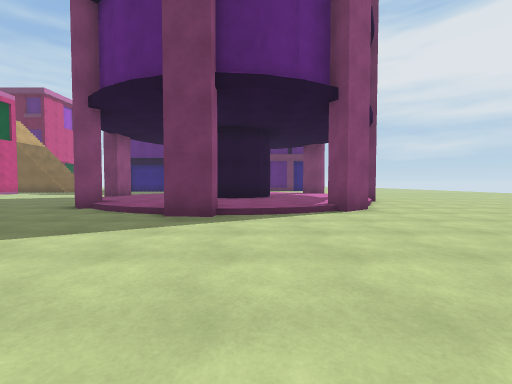
View 1 (above)

20 first-person views from a walk through a Unity game level. The camera is 1.2 m above the floor, tilts 2° down and sees 90° across. The floor is counted in squares, 2 m on a side. Each view is taken from the middle of a square. On the plan, view 1 faces up. The plan holds only what a view shows up to about 9 squares ahead; the rest is blank. The place goes on beyond the plan. The player is left out.

View 2
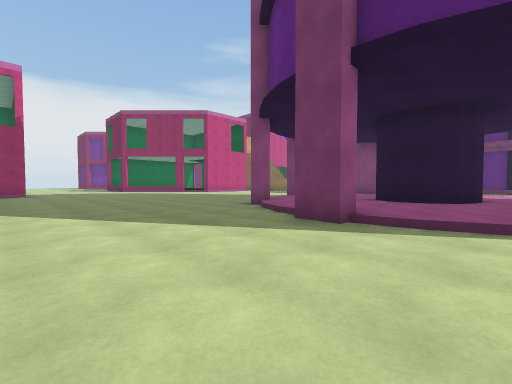

View 3
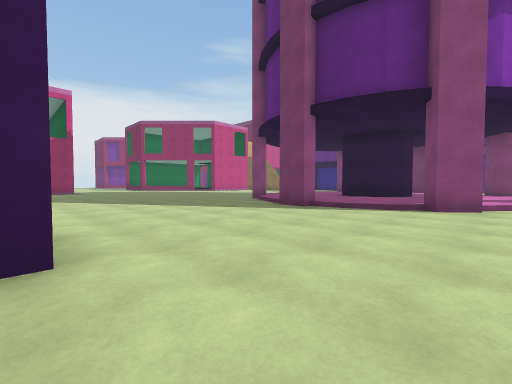

View 4
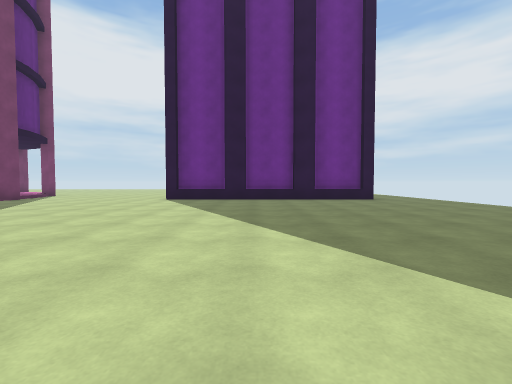

View 5
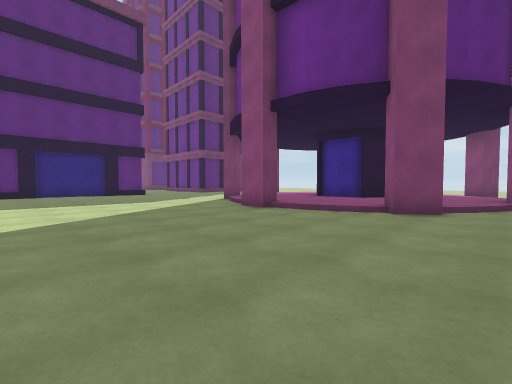

View 6
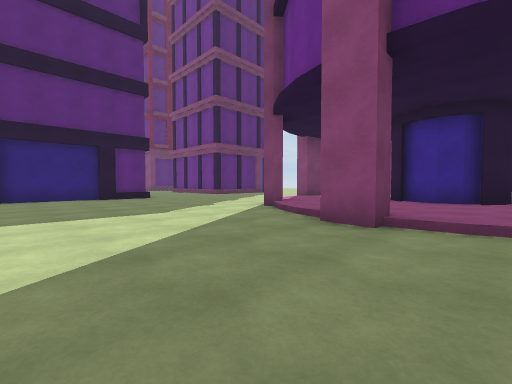

View 7
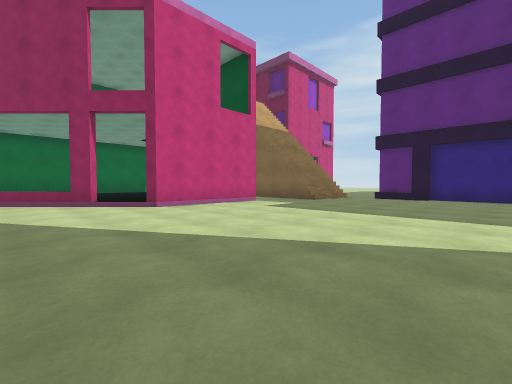

View 8
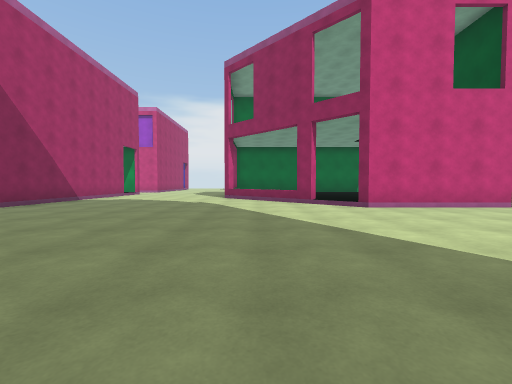

View 9
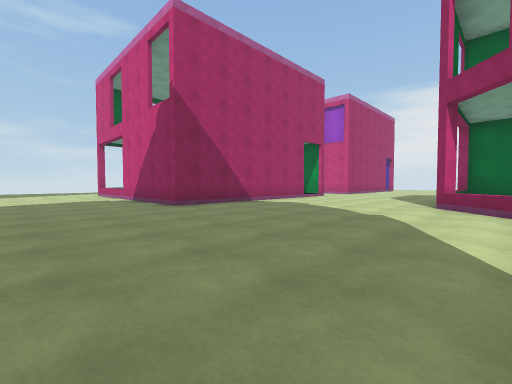

View 10
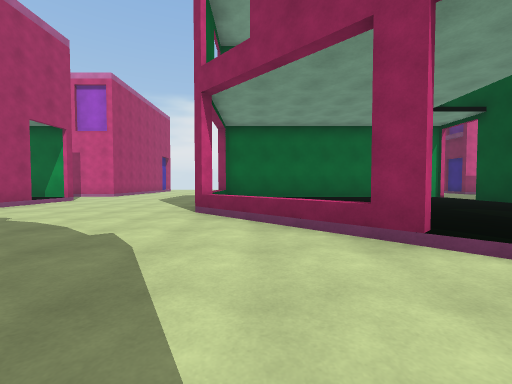

View 11
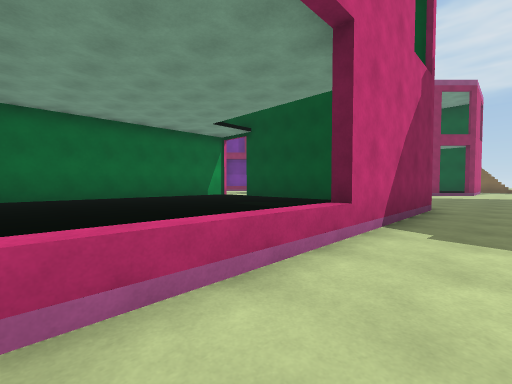

View 12
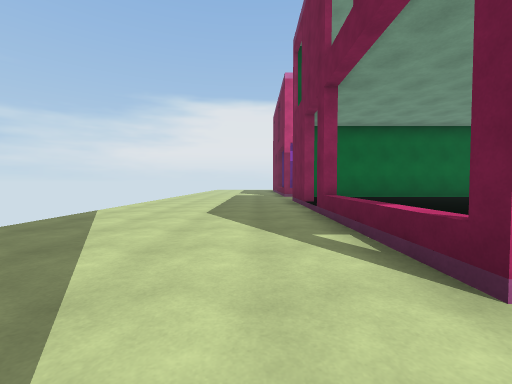

View 13
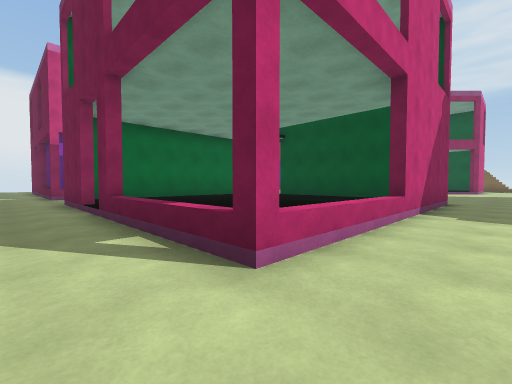

View 14
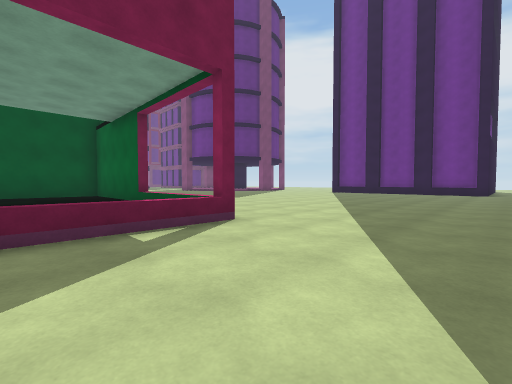

View 15
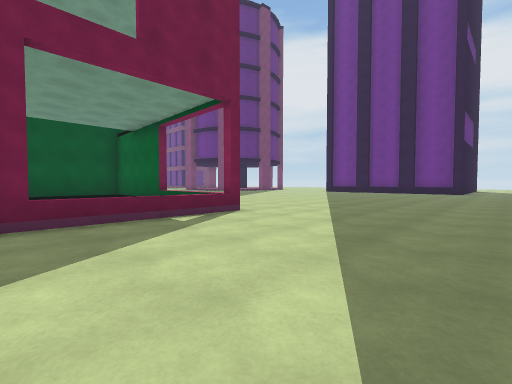

View 16
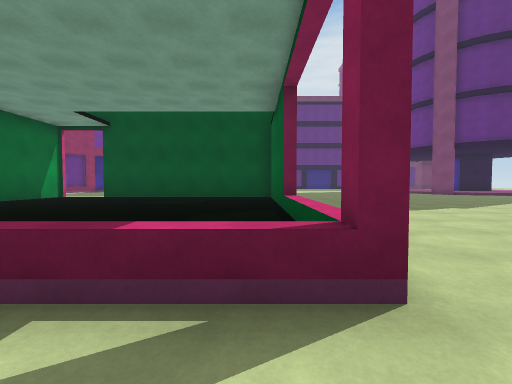

View 17
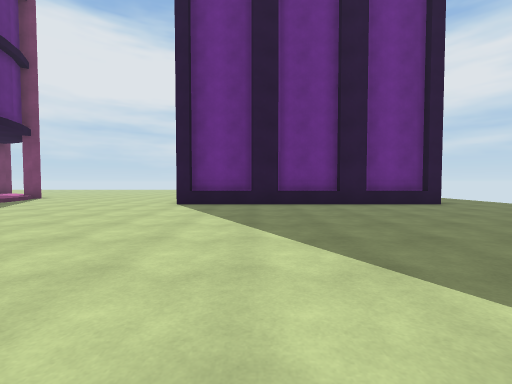

View 18
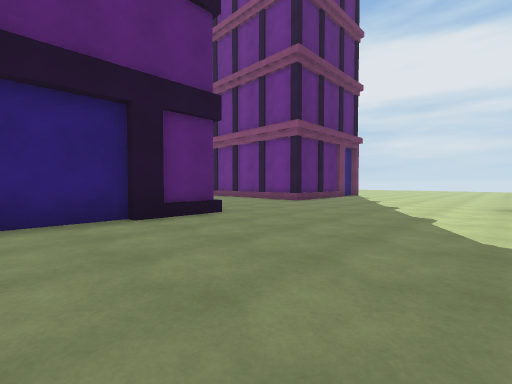

View 19
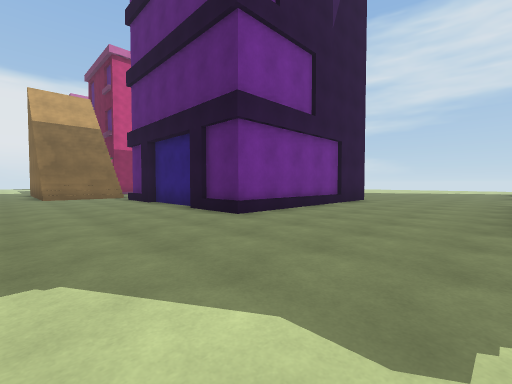

View 20
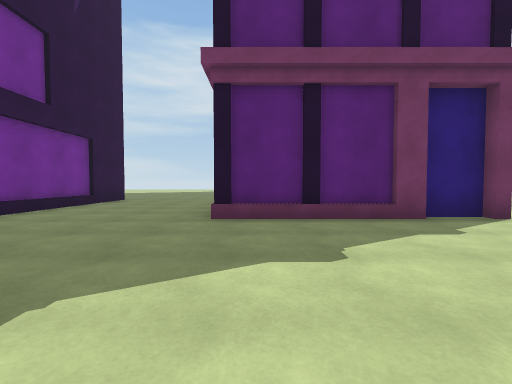

### Floor plan
Key: @ floor where view 1 was taken; # wall or solid block; . main floor; : floor 0.25 m higher than the main floor; / step, stairs or slope; = window, fence, low wall or low ledge; O other object.
Columns run from 21 left of view 1 to 4 right of it. Each row starts with its distance up from view 1.
 27                    ..
 26                   ...
 25                  ....
 24                 O....
 23                 #....
 22                 #....
 21                 #....
 20                 #....   ##
 19             #####.........
 18           ...............
 17          /..............
 16         //...............
 15         ..................
 14 #:##    #............ ....
 13 # :::   #........#
 12 #  :::  #......../
 11 #:: ::::#......./
 10 #::  ::/........#   OO
  9 #    :#........./    O
  8 #    =........../
  7 #///#............       /.
  6  ................#     O..
  5 .................../#//...
  4 ..........................
  3 .........................
  2 ..#######................
  1 #:::::::#................
  0 #:::::::#............@...
 -1 #:::::::#............#...
 -2 #:::::::#...........O#
 -3 #:::::::.............#
 -4 #:::::::.............#
 -5 #:::::::.............#
 -6 ###.#...#............#
 -7 ....................O#
 -8 .....................#
 -9 ......................
-10 ......................

Where each view was taken, in squares from view 1:
view 1: 0 up, 0 right, facing up
view 2: 1 up, 1 right, facing up-left
view 3: 1 down, 3 right, facing up-left
view 4: 4 down, 10 left, facing right
view 5: 5 up, 10 left, facing up-right
view 6: 8 up, 9 left, facing up-right
view 7: 8 up, 7 left, facing up-left
view 8: 8 up, 7 left, facing left
view 9: 8 up, 10 left, facing down-left
view 10: 8 up, 12 left, facing left
view 11: 5 down, 12 left, facing up-left
view 12: 7 down, 12 left, facing left
view 13: 7 down, 12 left, facing up-left
view 14: 9 down, 16 left, facing up-right
view 15: 10 down, 17 left, facing up-right
view 16: 7 down, 14 left, facing up
view 17: 3 down, 8 left, facing right
view 18: 14 up, 8 left, facing up-right
view 19: 15 up, 1 left, facing up-left
view 20: 15 up, 0 right, facing up
